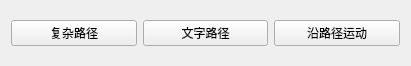
<?xml version="1.0" encoding="UTF-8"?>
<ui version="4.0">
 <class>MainWidget</class>
 <widget class="QWidget" name="MainWidget">
  <property name="geometry">
   <rect>
    <x>0</x>
    <y>0</y>
    <width>411</width>
    <height>66</height>
   </rect>
  </property>
  <property name="windowTitle">
   <string>Form</string>
  </property>
  <layout class="QGridLayout" name="gridLayout">
   <item row="0" column="0">
    <widget class="QPushButton" name="complicatedPathButton">
     <property name="text">
      <string>复杂路径</string>
     </property>
    </widget>
   </item>
   <item row="0" column="1">
    <widget class="QPushButton" name="textPathButton">
     <property name="text">
      <string>文字路径</string>
     </property>
    </widget>
   </item>
   <item row="0" column="2">
    <widget class="QPushButton" name="animationAlongPathButton">
     <property name="text">
      <string>沿路径运动</string>
     </property>
    </widget>
   </item>
  </layout>
 </widget>
 <resources/>
 <connections/>
</ui>
